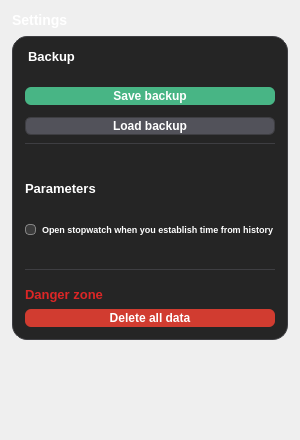
             <widget class="QWidget" name="settings_page">
              <layout class="QGridLayout" name="gridLayout_18">
               <property name="leftMargin">
                <number>0</number>
               </property>
               <property name="topMargin">
                <number>0</number>
               </property>
               <property name="rightMargin">
                <number>0</number>
               </property>
               <property name="bottomMargin">
                <number>0</number>
               </property>
               <item row="0" column="0">
                <layout class="QGridLayout" name="settings_grid">
                 <property name="leftMargin">
                  <number>12</number>
                 </property>
                 <property name="topMargin">
                  <number>10</number>
                 </property>
                 <property name="rightMargin">
                  <number>12</number>
                 </property>
                 <property name="bottomMargin">
                  <number>60</number>
                 </property>
                 <item row="0" column="0">
                  <widget class="QLabel" name="settings_title_label">
                   <property name="sizePolicy">
                    <sizepolicy hsizetype="Preferred" vsizetype="Maximum">
                     <horstretch>0</horstretch>
                     <verstretch>0</verstretch>
                    </sizepolicy>
                   </property>
                   <property name="minimumSize">
                    <size>
                     <width>0</width>
                     <height>20</height>
                    </size>
                   </property>
                   <property name="maximumSize">
                    <size>
                     <width>16777215</width>
                     <height>20</height>
                    </size>
                   </property>
                   <property name="styleSheet">
                    <string notr="true">color: white;
font-size: 14px;
font-weight: 500;</string>
                   </property>
                   <property name="text">
                    <string>Settings</string>
                   </property>
                  </widget>
                 </item>
                 <item row="2" column="0">
                  <widget class="QFrame" name="settings_frame">
                   <property name="sizePolicy">
                    <sizepolicy hsizetype="Preferred" vsizetype="Maximum">
                     <horstretch>0</horstretch>
                     <verstretch>0</verstretch>
                    </sizepolicy>
                   </property>
                   <property name="styleSheet">
                    <string notr="true">QFrame {
	background-color: #252525;
	border: 1px solid #3e3e42;
	border-radius: 15%;
}</string>
                   </property>
                   <property name="frameShape">
                    <enum>QFrame::StyledPanel</enum>
                   </property>
                   <property name="frameShadow">
                    <enum>QFrame::Raised</enum>
                   </property>
                   <layout class="QVBoxLayout" name="verticalLayout" stretch="1,2,1">
                    <property name="leftMargin">
                     <number>12</number>
                    </property>
                    <property name="topMargin">
                     <number>0</number>
                    </property>
                    <property name="rightMargin">
                     <number>12</number>
                    </property>
                    <property name="bottomMargin">
                     <number>0</number>
                    </property>
                    <item>
                     <widget class="QFrame" name="backup_frame">
                      <property name="sizePolicy">
                       <sizepolicy hsizetype="Preferred" vsizetype="Fixed">
                        <horstretch>0</horstretch>
                        <verstretch>0</verstretch>
                       </sizepolicy>
                      </property>
                      <property name="minimumSize">
                       <size>
                        <width>0</width>
                        <height>100</height>
                       </size>
                      </property>
                      <property name="styleSheet">
                       <string notr="true">border: none;</string>
                      </property>
                      <property name="frameShape">
                       <enum>QFrame::StyledPanel</enum>
                      </property>
                      <property name="frameShadow">
                       <enum>QFrame::Raised</enum>
                      </property>
                      <layout class="QGridLayout" name="gridLayout_22">
                       <property name="leftMargin">
                        <number>0</number>
                       </property>
                       <property name="rightMargin">
                        <number>0</number>
                       </property>
                       <property name="bottomMargin">
                        <number>0</number>
                       </property>
                       <property name="horizontalSpacing">
                        <number>0</number>
                       </property>
                       <property name="verticalSpacing">
                        <number>10</number>
                       </property>
                       <item row="3" column="0">
                        <widget class="QPushButton" name="loadbackup_btn">
                         <property name="minimumSize">
                          <size>
                           <width>0</width>
                           <height>18</height>
                          </size>
                         </property>
                         <property name="styleSheet">
                          <string notr="true">QPushButton {
	background-color: #52525a;
	border: 1px solid #3e3e42;
	border-radius: 6%;
	color: #fff;
	font-weight: 500;
}

QPushButton:hover {
	background-color: #3e3e42;
	border: 1px solid #52525a;
}

</string>
                         </property>
                         <property name="text">
                          <string>Load backup</string>
                         </property>
                         <property name="icon">
                          <iconset>
                           <normaloff>export-icons.png</normaloff>export-icons.png</iconset>
                         </property>
                        </widget>
                       </item>
                       <item row="2" column="0">
                        <widget class="QPushButton" name="savebackup_btn">
                         <property name="minimumSize">
                          <size>
                           <width>0</width>
                           <height>18</height>
                          </size>
                         </property>
                         <property name="styleSheet">
                          <string notr="true">QPushButton {
	background-color: #48b585;
	border-radius: 6%;
	color: #fff;
	font-weight: 500;
}

QPushButton:hover {
	background-color: #38936c;
}

</string>
                         </property>
                         <property name="text">
                          <string>Save backup</string>
                         </property>
                         <property name="icon">
                          <iconset>
                           <normaloff>import-icon.png</normaloff>import-icon.png</iconset>
                         </property>
                         <property name="iconSize">
                          <size>
                           <width>13</width>
                           <height>13</height>
                          </size>
                         </property>
                        </widget>
                       </item>
                       <item row="1" column="0">
                        <widget class="QLabel" name="backup_title_label">
                         <property name="sizePolicy">
                          <sizepolicy hsizetype="Preferred" vsizetype="Fixed">
                           <horstretch>0</horstretch>
                           <verstretch>0</verstretch>
                          </sizepolicy>
                         </property>
                         <property name="minimumSize">
                          <size>
                           <width>0</width>
                           <height>27</height>
                          </size>
                         </property>
                         <property name="styleSheet">
                          <string notr="true">color: white;
font-size: 13px;
font-weight: 500;
border: none;
margin-bottom: 10%;
</string>
                         </property>
                         <property name="text">
                          <string>Backup</string>
                         </property>
                        </widget>
                       </item>
                      </layout>
                     </widget>
                    </item>
                    <item>
                     <widget class="QFrame" name="parameters_frame">
                      <property name="sizePolicy">
                       <sizepolicy hsizetype="Preferred" vsizetype="Maximum">
                        <horstretch>0</horstretch>
                        <verstretch>0</verstretch>
                       </sizepolicy>
                      </property>
                      <property name="minimumSize">
                       <size>
                        <width>0</width>
                        <height>120</height>
                       </size>
                      </property>
                      <property name="styleSheet">
                       <string notr="true">border: none;
border-radius: 0;
border-top: 1px solid #3e3e42;
</string>
                      </property>
                      <property name="frameShape">
                       <enum>QFrame::StyledPanel</enum>
                      </property>
                      <property name="frameShadow">
                       <enum>QFrame::Raised</enum>
                      </property>
                      <layout class="QGridLayout" name="gridLayout_23" columnstretch="0">
                       <property name="leftMargin">
                        <number>0</number>
                       </property>
                       <property name="rightMargin">
                        <number>0</number>
                       </property>
                       <property name="bottomMargin">
                        <number>8</number>
                       </property>
                       <property name="spacing">
                        <number>0</number>
                       </property>
                       <item row="2" column="0">
                        <widget class="QCheckBox" name="parameter_1_chechbox">
                         <property name="styleSheet">
                          <string notr="true">QCheckBox {
	border: none;
	background-color: none;
	color: #fff;
	font-size: 9px;
	font-weight: 500;
}
QCheckBox::indicator {
    width: 9px;
    height: 9px;
    border: 1px solid #858585;
    border-radius: 4%;
    background: #3b3b3b;
}
QCheckBox::indicator:checked {
    background-color: #48b585;
}
QCheckBox::indicator:hover {
    border-color: #acacac;
}</string>
                         </property>
                         <property name="text">
                          <string>Open stopwatch when you establish time from history</string>
                         </property>
                        </widget>
                       </item>
                       <item row="1" column="0">
                        <widget class="QLabel" name="parameters_title_label">
                         <property name="sizePolicy">
                          <sizepolicy hsizetype="Preferred" vsizetype="Maximum">
                           <horstretch>0</horstretch>
                           <verstretch>0</verstretch>
                          </sizepolicy>
                         </property>
                         <property name="minimumSize">
                          <size>
                           <width>0</width>
                           <height>30</height>
                          </size>
                         </property>
                         <property name="styleSheet">
                          <string notr="true">color: white;
border: none;
font-size: 13px;
font-weight: 500;</string>
                         </property>
                         <property name="text">
                          <string>Parameters</string>
                         </property>
                        </widget>
                       </item>
                      </layout>
                     </widget>
                    </item>
                    <item>
                     <widget class="QFrame" name="dangerzone_frame">
                      <property name="sizePolicy">
                       <sizepolicy hsizetype="Preferred" vsizetype="Maximum">
                        <horstretch>0</horstretch>
                        <verstretch>0</verstretch>
                       </sizepolicy>
                      </property>
                      <property name="styleSheet">
                       <string notr="true">border: none;
border-radius: 0;
border-top: 1px solid #3e3e42;</string>
                      </property>
                      <property name="frameShape">
                       <enum>QFrame::StyledPanel</enum>
                      </property>
                      <property name="frameShadow">
                       <enum>QFrame::Raised</enum>
                      </property>
                      <layout class="QGridLayout" name="gridLayout_24">
                       <property name="leftMargin">
                        <number>0</number>
                       </property>
                       <property name="rightMargin">
                        <number>0</number>
                       </property>
                       <property name="bottomMargin">
                        <number>12</number>
                       </property>
                       <property name="spacing">
                        <number>0</number>
                       </property>
                       <item row="0" column="0">
                        <widget class="QLabel" name="dangerzone_title_label">
                         <property name="sizePolicy">
                          <sizepolicy hsizetype="Preferred" vsizetype="Maximum">
                           <horstretch>0</horstretch>
                           <verstretch>0</verstretch>
                          </sizepolicy>
                         </property>
                         <property name="minimumSize">
                          <size>
                           <width>0</width>
                           <height>30</height>
                          </size>
                         </property>
                         <property name="styleSheet">
                          <string notr="true">border: none;
font-size: 13px;
font-weight: 500;
color: #DC2626;</string>
                         </property>
                         <property name="text">
                          <string>Danger zone</string>
                         </property>
                        </widget>
                       </item>
                       <item row="1" column="0">
                        <widget class="QPushButton" name="dangerzone_deleteall_btn">
                         <property name="minimumSize">
                          <size>
                           <width>0</width>
                           <height>18</height>
                          </size>
                         </property>
                         <property name="styleSheet">
                          <string notr="true">QPushButton {
	border: none;
	background-color: #d13c30;
	border-radius: 6%;
	color: #fff;
	font-weight: 500;
}

QPushButton:hover {
	background-color: #af3025;
}

</string>
                         </property>
                         <property name="text">
                          <string>Delete all data</string>
                         </property>
                         <property name="icon">
                          <iconset>
                           <normaloff>delete-icon.png</normaloff>delete-icon.png</iconset>
                         </property>
                         <property name="iconSize">
                          <size>
                           <width>11</width>
                           <height>11</height>
                          </size>
                         </property>
                        </widget>
                       </item>
                      </layout>
                     </widget>
                    </item>
                   </layout>
                  </widget>
                 </item>
                 <item row="3" column="0">
                  <spacer name="settings_verticalspacer">
                   <property name="orientation">
                    <enum>Qt::Vertical</enum>
                   </property>
                   <property name="sizeHint" stdset="0">
                    <size>
                     <width>20</width>
                     <height>40</height>
                    </size>
                   </property>
                  </spacer>
                 </item>
                </layout>
               </item>
              </layout>
             </widget>
